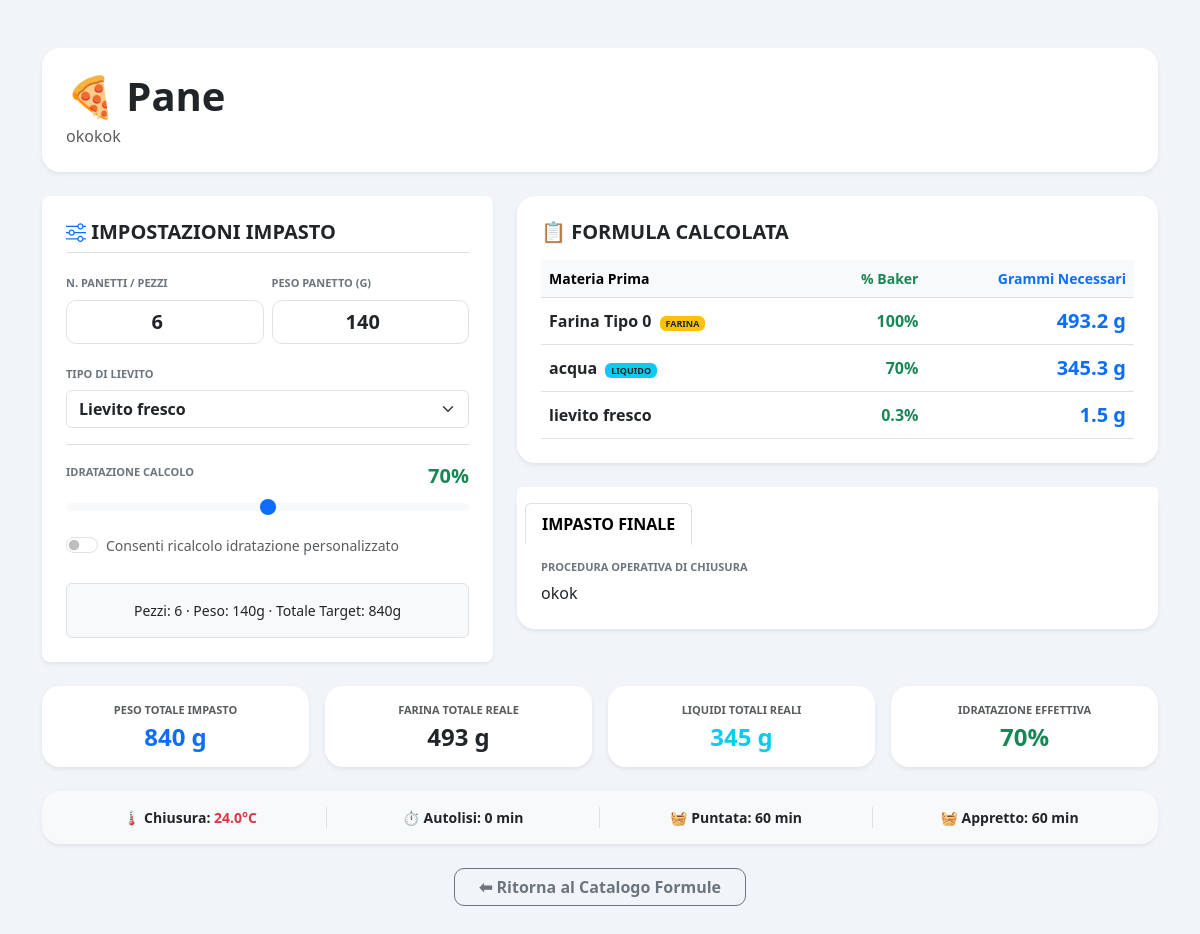
The app's page /recipe/pane with its own data.
### models/recipe.py (models this page shows, shortened)
class Recipe(db.Model):
    __tablename__ = "recipes"
    id = db.Column(
        db.Integer,
        primary_key=True
    )
    name = db.Column(
        db.String(255),
        nullable=False
    )
    slug = db.Column(
        db.String(255),
        unique=True,
        nullable=False
    )
    description = db.Column(
        db.Text
    )
    instructions = db.Column(
        db.Text
    )
    image = db.Column(
        db.String(255)
    )
    is_published = db.Column(
        db.Boolean,
        default=True
    )
    temp_chiusura = db.Column(
        db.Float,
        nullable=True,
        default=24.0
    )
    tempo_autolisi = db.Column(
        db.Integer,
        nullable=True,
        default=0
    )
    tempo_puntata = db.Column(
        db.Integer,
        nullable=True,
        default=120
    )
    tempo_appretto = db.Column(
        db.Integer,
        nullable=True,
        default=60
    )
    created_at = db.Column(
        db.DateTime,
        default=datetime.utcnow
    )
    updated_at = db.Column(
        db.DateTime,
        default=datetime.utcnow,
        onupdate=datetime.utcnow
    )
    ingredients = db.relationship(
        "RecipeIngredient",
        backref="recipe",
        cascade="all, delete-orphan",
        lazy=True,
        order_by="RecipeIngredient.sort_order"
    )
    features = db.relationship(
        "RecipeFeature",
        backref="recipe",
        cascade="all, delete-orphan",
        lazy=True
    )
    def total_flour(self):
        return sum(
            ingredient.quantity
            for ingredient in self.ingredients
            if ingredient.is_flour
        )
    def total_liquids(self):
        return sum(
            ingredient.quantity
            for ingredient in self.ingredients
            if ingredient.is_liquid
        )
    def hydration(self):
        flour = self.total_flour()
        if flour <= 0:
            return 0
        return round(
            (self.total_liquids() / flour) * 100,
            1
        )

### models/ingredient.py (models this page shows, shortened)
class RecipeIngredient(db.Model):
    __tablename__ = "recipe_ingredients"
    id = db.Column(
        db.Integer,
        primary_key=True
    )
    recipe_id = db.Column(
        db.Integer,
        db.ForeignKey("recipes.id"),
        nullable=False
    )
    name = db.Column(
        db.String(255),
        nullable=False
    )
    quantity = db.Column(
        db.Float,
        nullable=False,
        default=0
    )
    percentage = db.Column(
        db.Float,
        default=0
    )
    unit = db.Column(
        db.String(20),
        default="g"
    )
    is_flour = db.Column(
        db.Boolean,
        default=False
    )
    is_liquid = db.Column(
        db.Boolean,
        default=False
    )
    is_optional = db.Column(
        db.Boolean,
        default=False
    )
    sort_order = db.Column(
        db.Integer,
        default=0
    )
    notes = db.Column(
        db.String(255)
    )

### routes/recipes.py (the view)
@recipes_bp.route("/recipe/<string:slug>")
def public_detail(slug):
    recipe = Recipe.query.filter_by(
        slug=slug
    ).first_or_404()
    ingredients = RecipeIngredient.query.filter_by(
        recipe_id=recipe.id
    ).all()
    feature = RecipeFeature.query.filter_by(
        recipe_id=recipe.id
    ).first()
    return render_template(
        "recipe_public_detail.html",
        recipe=recipe,
        ingredients=ingredients,
        feature=feature
    )

### templates/recipe_public_detail.html (shortened to what this page needs)
{% extends "base.html" %}
{% block content %}
<div class="card mb-4 border-0 shadow-sm bg-white">
    <div class="card-body p-4 text-center text-md-start">
        <h1 class="fw-bold mb-1 text-dark">🍕 {{ recipe.name }}</h1>
        <p class="text-muted mb-0">{{ recipe.description or "Formula di panificazione bilanciata ad alta precisione." }}</p>
    </div>
</div>
<div class="row g-4 mb-4">
    <div class="col-lg-5">
        <div class="card bg-white p-4 border-0 shadow-sm rounded-3">
            <h5 class="fw-bold mb-3 text-dark text-uppercase border-bottom pb-2">
                <i class="bi bi-sliders text-primary"></i> Impostazioni Impasto
            </h5>
            {% if feature and feature.enable_piece_count %}
            <div class="row g-2 mb-3">
                <div class="col-6">
                    <label class="form-label small text-secondary fw-bold text-uppercase" style="font-size: 11px;">N. Panetti / Pezzi</label>
                    <input type="number" id="calc-pieces-count" class="form-control text-center fw-bold fs-5" value="6" min="1">
                </div>
                <div class="col-6">
                    <label class="form-label small text-secondary fw-bold text-uppercase" style="font-size: 11px;">Peso Panetto (g)</label>
                    <input type="number" id="calc-pieces-weight" class="form-control text-center fw-bold fs-5" value="140" min="1">
                </div>
            </div>
            {% endif %}
            {% if feature and feature.enable_yeast_type %}
            <div class="mb-3">
                <label class="form-label small text-secondary fw-bold text-uppercase" style="font-size: 11px;">Tipo di Lievito</label>
                <select id="calc-yeast-select" class="form-select fw-semibold">
                    <option value="base" selected>Lievito fresco</option>
                </select>
            </div>
            {% else %}
                <select id="calc-yeast-select" class="d-none"><option value="base" selected></option></select>
            {% endif %}
            <div class="mb-2 border-top pt-3">
                <div class="d-flex justify-content-between align-items-center mb-1">
                    <label class="form-label small fw-bold text-secondary text-uppercase" style="font-size: 11px;">Idratazione Calcolo</label>
                    <span class="text-success fw-bold fs-5" id="label-current-hydro-target">70%</span>
                </div>
                <input type="range" class="form-range" id="calc-slider-hydration" min="45" max="95" value="{{ recipe.hydration()|int }}">
                <div class="form-check form-switch mt-2">
                    <input class="form-check-input" type="checkbox" id="calc-override-hydration">
                    <label class="form-check-label small text-muted" for="calc-override-hydration">Consenti ricalcolo idratazione personalizzato</label>
                </div>
            </div>
            <div class="mt-3 p-3 bg-light rounded text-dark border small fw-medium text-center" id="box-stringa-riepilogo">
            </div>
        </div>
    </div>
    <div class="col-lg-7">
        <div class="card border-0 shadow-sm mb-4">
            <div class="card-body p-4">
                <h5 class="fw-bold mb-3 text-dark text-uppercase">📋 Formula Calcolata</h5>
                <div class="table-responsive">
                    <table class="table table-hover align-middle mb-0">
                        <thead>
                            <tr class="table-light text-secondary small">
                                <th>Materia Prima</th>
                                <th class="text-end text-success">% Baker</th>
                                <th class="text-end text-primary fw-bold" style="width: 35%;">Grammi Necessari</th>
                            </tr>
                        </thead>
                        <tbody id="calculated-ingredients-tbody">
                            {% for ing in ingredients %}
                            <tr class="output-ingredient-row"
                                data-name="{{ ing.name }}"
                                data-base-qty="{{ ing.quantity }}"
                                data-is-flour="{{ 'true' if ing.is_flour else 'false' }}"
                                data-is-liquid="{{ 'true' if ing.is_liquid else 'false' }}"
                                data-is-yeast="{% if 'lievito' in ing.name.lower() %}true{% else %}false{% endif %}">
                                <td class="fw-bold text-dark">
                                    {{ ing.name }}
                                    {% if ing.is_flour %}<span class="badge bg-warning text-dark ms-1" style="font-size:9px">FARINA</span>{% endif %}
                                    {% if ing.is_liquid %}<span class="badge bg-info text-dark ms-1" style="font-size:9px">LIQUIDO</span>{% endif %}
                                </td>
                                <td class="text-end text-success fw-bold output-baker-pct">0%</td>
                                <td class="text-end text-primary fw-bold fs-5 output-final-weight">0 g</td>
                            </tr>
                            {% endfor %}
                        </tbody>
                    </table>
                </div>
            </div>
        </div>
        <div class="card border-0 shadow-sm mb-4">
            <div class="card-header bg-white pb-0 pt-3 border-0">
                <ul class="nav nav-tabs card-header-tabs" id="publicProcessTabs" role="tablist">
                    <li class="nav-item" role="presentation">
                        <button class="nav-link active fw-bold small text-uppercase" id="nav-base-tab" data-bs-toggle="tab" data-bs-target="#panel-base" type="button" role="tab">Impasto Finale</button>
                    </li>
                </ul>
            </div>
            <div class="card-body p-4 tab-content">
                <div class="tab-pane fade show active" id="panel-base" role="tabpanel">
                    <h6 class="fw-bold mb-2 text-secondary text-uppercase" style="font-size: 11px;">Procedura Operativa di Chiusura</h6>
                    <div style="white-space: pre-line;" class="text-dark fs-6 lh-base">{{ recipe.instructions }}</div>
                </div>
            </div>
        </div>
    </div>
</div>
<div class="row g-3 mb-4">
    <div class="col-6 col-md-3">
        <div class="card bg-white border-0 shadow-sm text-center py-3">
            <small class="text-muted fw-bold text-uppercase" style="font-size: 11px;">Peso Totale Impasto</small>
            <h4 class="mt-1 fw-bold text-primary mb-0" id="live-total-weight">0 g</h4>
        </div>
    </div>
    <div class="col-6 col-md-3">
        <div class="card bg-white border-0 shadow-sm text-center py-3">
            <small class="text-muted fw-bold text-uppercase" style="font-size: 11px;">Farina Totale Reale</small>
            <h4 class="mt-1 fw-bold text-dark mb-0" id="live-total-flour">0 g</h4>
        </div>
    </div>
    <div class="col-6 col-md-3">
        <div class="card bg-white border-0 shadow-sm text-center py-3">
            <small class="text-muted fw-bold text-uppercase" style="font-size: 11px;">Liquidi Totali Reali</small>
            <h4 class="mt-1 fw-bold text-info mb-0" id="live-total-liquids">0 g</h4>
        </div>
    </div>
    <div class="col-6 col-md-3">
        <div class="card bg-white border-0 shadow-sm text-center py-3">
            <small class="text-muted fw-bold text-uppercase" style="font-size: 11px;">Idratazione Effettiva</small>
            <h4 class="mt-1 fw-bold text-success mb-0" id="live-hydration">0%</h4>
        </div>
    </div>
</div>
<div class="card border-0 shadow-sm mb-4 bg-light">
    <div class="card-body py-3">
        <div class="row text-center align-items-center g-2 small text-dark fw-bold">
            <div class="col-3 border-end">🌡️ Chiusura: <span class="text-danger">{{ recipe.temp_chiusura or 24 }}°C</span></div>
            <div class="col-3 border-end">⏱️ Autolisi: <span>{{ recipe.tempo_autolisi or 0 }} min</span></div>
            <div class="col-3 border-end">🧺 Puntata: <span>{{ recipe.tempo_puntata or 120 }} min</span></div>
            <div class="col-3">🧺 Appretto: <span>{{ recipe.tempo_appretto or 60 }} min</span></div>
        </div>
    </div>
</div>
<div class="text-center mb-5">
    <a href="/" class="btn btn-outline-secondary px-4 fw-semibold">⬅ Ritorna al Catalogo Formule</a>
</div>
{% endblock %}

### records on screen
Recipe: name "Pane", description "okokok", instructions "okok", temp_chiusura "24.0", tempo_autolisi "0", tempo_puntata "60", tempo_appretto "60"
RecipeIngredient: hydration "70", name "Farina Tipo 0", shows "FARINA"
RecipeIngredient: name "acqua", shows "LIQUIDO"
RecipeIngredient: name "lievito fresco"
